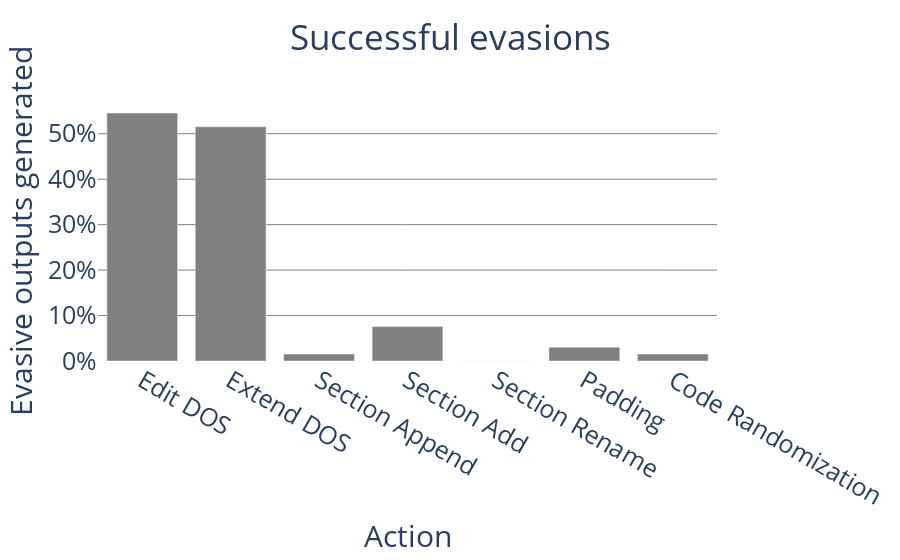

The cell this chart's notebook holds for it:
### Code cell
dt = success[0:7]
b = go.Bar(x = dt["Action"], y = dt["Evasive outputs generated"])

fig = go.Figure(data=b,layout=dict(title=dict(text="Successful evasions", xanchor="center", x = 0.5)))
fig.update_layout(xaxis_title="Action",yaxis_title="Evasive outputs generated",colorway=["grey"],yaxis_tickformat=",.0%",font=dict(size=25),plot_bgcolor="white",yaxis_gridcolor="grey")

### Figure 1 — Plotly figure (JSON) as saved in the notebook; plotly's stock layout.template omitted (floating-point values rounded to 4 significant figures)
{"data": [{"type": "bar", "x": ["Edit DOS", "Extend DOS", "Section Append", "Section Add", "Section Rename", "Padding", "Code Randomization"], "y": [0.5455, 0.5151, 0.01515, 0.0757, 0, 0.0303, 0.01515]}], "layout": {"colorway": ["grey"], "font": {"size": 25}, "plot_bgcolor": "white", "title": {"text": "Successful evasions", "x": 0.5, "xanchor": "center"}, "xaxis": {"title": {"text": "Action"}}, "yaxis": {"gridcolor": "grey", "tickformat": ",.0%", "title": {"text": "Evasive outputs generated"}}}}
